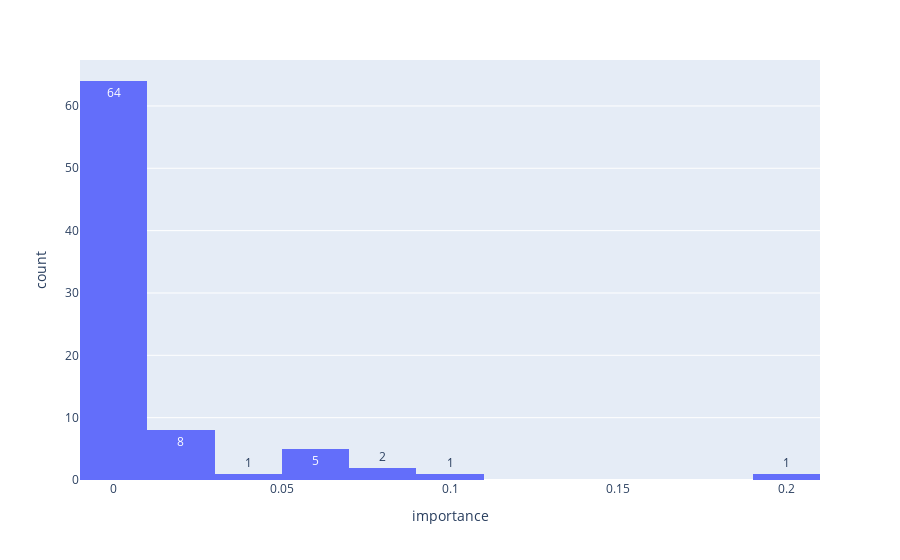

Source (notebook cell):
### Markdown cell above
#### Feature Importance

### Code cell
importances = model[1].feature_importances_
feature_names = model[0].get_feature_names_out()
importances = pd.DataFrame({'feature': feature_names, 'importance': importances})
px.histogram(importances, x='importance', text_auto=True)

### Figure 1 — Plotly figure (JSON) as saved in the notebook; plotly's stock layout.template omitted (floating-point values rounded to 4 significant figures)
{"data": [{"alignmentgroup": "True", "bingroup": "x", "hovertemplate": "importance=%{x}<br>count=%{y}<extra></extra>", "legendgroup": "", "marker": {"color": "#636efa", "pattern": {"shape": ""}}, "name": "", "offsetgroup": "", "orientation": "v", "showlegend": false, "texttemplate": "%{value}", "type": "histogram", "x": [0.07317, 0.0577, 0.09536, 0.02859, 0.0001067, 6.839e-06, 0.06035, 0.004887, 0.002882, 0.0006562, 0.0001154, 3.863e-06, 0.007177, 2.024e-05, 0.01452, 3.996e-05, 4.155e-07, 0.0007967, 0.002154, 6.953e-06, 3.118e-06, 0.002958, 0.003684, 0.002805, 0.003886, 0.003796, 0.0001151, 2.984e-06, 4.293e-06, 0.002339, 0.0004643, 1.785e-06, 0.003871, 1.13e-09, 4.547e-05, 0.001193, 1.956e-06, 0.06028, 7.884e-07, 8.321e-07, 6.914e-06, 0.01353, 0.05655, 1.333e-05, 0.001273, 4.122e-06, 3.304e-09, 0.003251, 1.087e-09, 9.263e-06, 6.608e-05, 0.0001863, 0.0001063, 7.202e-05, 0.002342, 0.000167, 3.901e-06, 1.703e-06, 0.0002309, 0, 0.0008163, 1.461e-09, 1.858e-07, 0.01601, 0.001657, 3.246e-08, 0.0004029, 1.019e-07, 0.0005272, 0.03266, 0.006142, 0.01842, 0.02788, 0.08419, 0.06206, 0.00276, 0.004425, 0.0008613, 0.005077, 0.01222, 0.01158, 0.2005], "xaxis": "x", "yaxis": "y"}], "layout": {"barmode": "relative", "legend": {"tracegroupgap": 0}, "margin": {"t": 60}, "xaxis": {"anchor": "y", "domain": [0, 1], "title": {"text": "importance"}}, "yaxis": {"anchor": "x", "domain": [0, 1], "title": {"text": "count"}}}}
